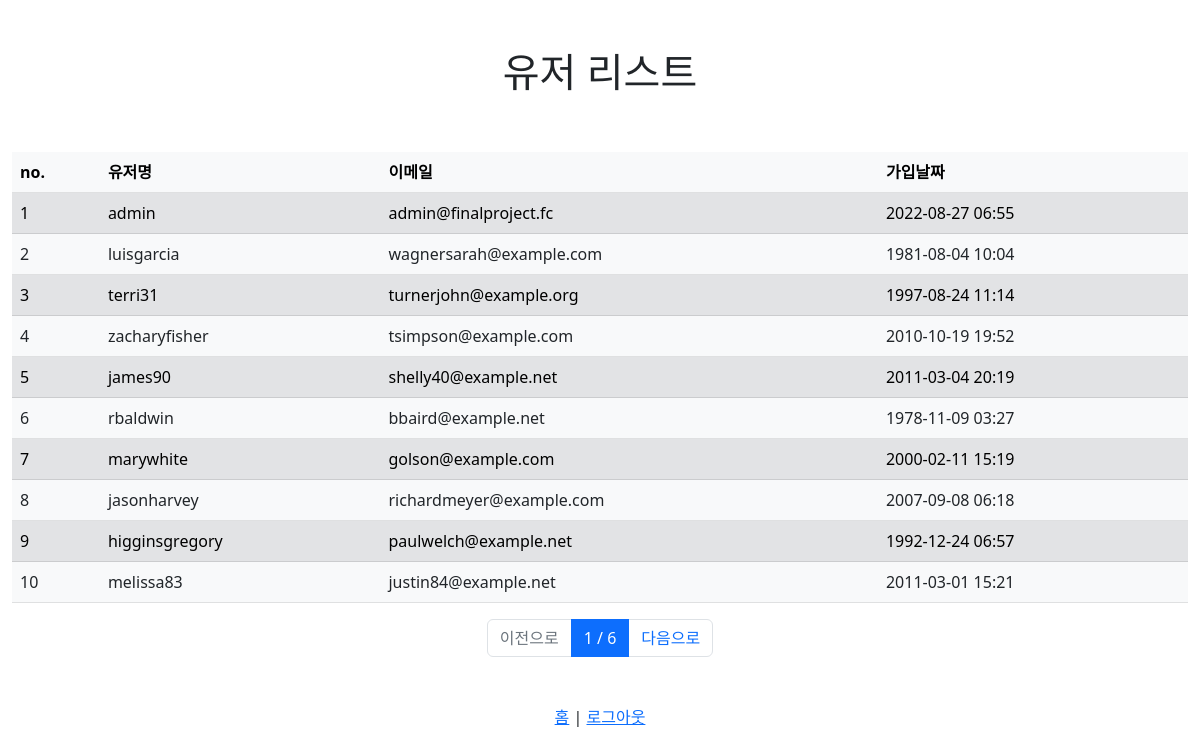
The page /users/ (signed in) on the database its author committed.
### user/models.py (models this page shows, shortened)
class User(AbstractUser):
    register_date = models.DateTimeField(auto_now_add=True, verbose_name="등록날짜")
    class Meta:
        verbose_name = "사용자"
        verbose_name_plural = "사용자"

### user/views.py (the view)
# urls.py: path("users/", user_list_view, name="user_list"),
@login_required
def user_list_view(request):
    page = int(request.GET.get("page", 1))
    users = User.objects.all().order_by("id")  # order_by('-id') : Descending
    paginator = Paginator(users, 10)  # list per page
    users = paginator.get_page(page)
    return render(request, "users.html", {"users": users})

### templates/users.html
{% extends "base.html" %}
{% block content %}
<div class="row mt-5">
  <div class="col-12 text-center">
    <h1>유저 리스트</h1>
  </div>
</div>
<div class="row mt-5">
  <div class="col-12">
    <table class="table table-light">
      <thead class="thead-light">
        <tr>
          <th scope="col">no.</th>
          <th scope="col">유저명</th>
          <th scope="col">이메일</th>
          <th scope="col">가입날짜</th>
        </tr>
      </thead>
      <tbody class="text-dark">
        {% for user in users %}
        <tr class={% cycle "table-secondary" "" %}>
          <td scope="row">{{ user.id }}</td>
          <td>{{ user.username }}</td>
          <td>{{ user.email }}</td>
          <td>{{ user.register_date|date:'Y-m-d H:i' }}</td>
        </tr>
        {% endfor %}
      </tbody>
    </table>
  </div>
</div>
<nav>
  <ul class="pagination justify-content-center">
    {% if users.has_previous %}
    <li class="page-item">
      <a class="page-link" href="?page={{ users.previous_page_number }}">이전으로</a>
    </li>
    {% else %}
    <li class="page-item disabled">
      <a class="page-link" href="#">이전으로</a>
    </li>
    {% endif %}
    <li class="page-item active">
      <a class="page-link" href="#">{{ users.number }} / {{ users.paginator.num_pages }}</a>
    </li>
    {% if users.has_next %}
    <li class="page-item">
      <a class="page-link" href="?page={{ users.next_page_number }}">다음으로</a>
    {% else %}
    <li class="page-item disabled">
      <a class="page-link disabled" href="#">다음으로</a>
    {% endif %}
    </li>
  </ul>
</nav>
<div class="row mt-5">
  <div class="col-12 text-center">
      <a href="/">홈</a>
      |
      <a href="/logout">로그아웃</a>
  </div>
</div>
{% endblock %}

### templates/base.html (shortened to what this page needs)
<!DOCTYPE html>
<html>
  <head>
    <link href="https://cdn.jsdelivr.net/npm/bootstrap@5.2.0/dist/css/bootstrap.min.css" rel="stylesheet">
  </head>
  <body>
    <div class="main-content" id="panel">
      <div class="container-fluid mt--6">
        {% block content %}
        {% endblock %}
      </div>
    </div>
  </body>
</html>

### rows shown on the page
User: id "1", username "admin", email "admin@finalproject.fc", register_date "2022-08-27 06:55"
User: id "2", username "luisgarcia", email "wagnersarah@example.com", register_date "1981-08-04 10:04"
User: id "3", username "terri31", email "turnerjohn@example.org", register_date "1997-08-24 11:14"
User: id "4", username "zacharyfisher", email "tsimpson@example.com", register_date "2010-10-19 19:52"
User: id "5", username "james90", email "shelly40@example.net", register_date "2011-03-04 20:19"
User: id "6", username "rbaldwin", email "bbaird@example.net", register_date "1978-11-09 03:27"
User: id "7", username "marywhite", email "golson@example.com", register_date "2000-02-11 15:19"
User: id "8", username "jasonharvey", email "richardmeyer@example.com", register_date "2007-09-08 06:18"
User: id "9", username "higginsgregory", email "paulwelch@example.net", register_date "1992-12-24 06:57"
User: id "10", username "melissa83", email "justin84@example.net", register_date "2011-03-01 15:21"

### other values the page prints
{{ users.number }} "1"
{{ users.paginator.num_pages }} "6"
